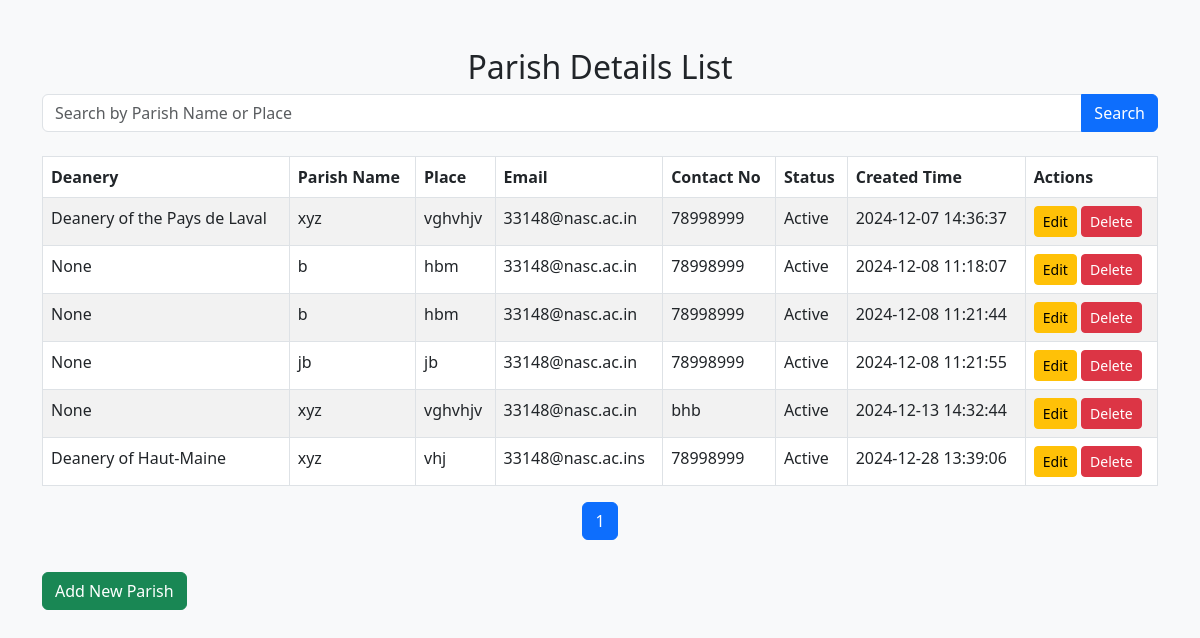
Screenshot of /baptism/parishes/ with the database file from the repository.
### baptism/models.py (models this page shows, shortened)
class ParishDetails(models.Model):
    parish_id = models.AutoField(primary_key=True)
    deanery = models.ForeignKey(Deanery, on_delete=models.CASCADE,null=True,
    blank=True)  # Foreign key to Deanery
    name_of_parish = models.CharField(max_length=255)
    place_of_parish = models.CharField(max_length=255)
    address = models.TextField()
    email = models.EmailField()
    contact_no = models.CharField(max_length=15)
    STATUS_CHOICES = [
        ('Active', 'Active'),
        ('Inactive', 'Inactive'),
    ]
    status = models.CharField(max_length=10, choices=STATUS_CHOICES, default='Active')
    created_time = models.DateTimeField(default=now)

class Deanery(models.Model):
    STATUS_CHOICES = [
        ('Active', 'Active'),
        ('Inactive', 'Inactive'),
    ]
    deanery_id = models.AutoField(primary_key=True)
    deanery_name = models.CharField(max_length=255, null=False)
    dean_name = models.CharField(max_length=255, null=False)
    address = models.CharField(max_length=255, null=False)
    status = models.CharField(max_length=10, choices=STATUS_CHOICES)
    created_time = models.DateTimeField(auto_now_add=True)
    def __str__(self):
        return self.deanery_name

### baptism/views.py (the view)
# urls.py: path('parishes/', parish_details_list, name='parish_details_list'),
def parish_details_list(request):
    query = request.GET.get('q', '')
    parishes = ParishDetails.objects.all()
    if query:
        parishes = parishes.filter(name_of_parish__icontains=query) | parishes.filter(place_of_parish__icontains=query)
    paginator = Paginator(parishes, 10)  # Show 10 parishes per page
    page_number = request.GET.get('page')
    page_obj = paginator.get_page(page_number)
    return render(request, 'parish_details_list.html', {'page_obj': page_obj, 'query': query})

### baptism/templates/parish_details_list.html (shortened to what this page needs)
<!DOCTYPE html>
<html lang="en">
<head>
    <link rel="stylesheet" href="https://cdn.jsdelivr.net/npm/bootstrap@5.3.0/dist/css/bootstrap.min.css">
</head>
<body class="bg-light">
    <div class="container mt-5">
        <h2 class="text-center">Parish Details List</h2>
        <form method="GET" class="mb-4">
            <div class="input-group">
                <input
                    type="text"
                    name="q"
                    class="form-control"
                    placeholder="Search by Parish Name or Place"
                    value="{{ request.GET.q }}">
                <button class="btn btn-primary" type="submit">Search</button>
            </div>
        </form>
        <table class="table table-striped table-bordered">
            <thead class="thead-dark">
                <tr>
                    <th>Deanery</th>
                    <th>Parish Name</th>
                    <th>Place</th>
                    <th>Email</th>
                    <th>Contact No</th>
                    <th>Status</th>
                    <th>Created Time</th>
                    <th>Actions</th>
                </tr>
            </thead>
            <tbody>
                {% for parish in page_obj.object_list %}
                <tr>
                    <td>{{ parish.deanery }}</td>
                    <td>{{ parish.name_of_parish }}</td>
                    <td>{{ parish.place_of_parish }}</td>
                    <td>{{ parish.email }}</td>
                    <td>{{ parish.contact_no }}</td>
                    <td>{{ parish.status }}</td>
                    <td>{{ parish.created_time|date:"Y-m-d H:i:s" }}</td>
                    <td>
                        <a href="{% url 'parish_details_edit' parish.parish_id %}" class="btn btn-sm btn-warning">Edit</a>
                        <a href="{% url 'parish_details_delete' parish.parish_id %}" class="btn btn-sm btn-danger">Delete</a>
                    </td>
                </tr>
                {% empty %}
                <tr>
                    <td colspan="8" class="text-center">No parishes found</td>
                </tr>
                {% endfor %}
            </tbody>
        </table>
        <nav aria-label="Page navigation example">
            <ul class="pagination justify-content-center">
                {% for num in page_obj.paginator.page_range %}
                <li class="page-item {% if page_obj.number == num %}active{% endif %}">
                    <a class="page-link" href="?page={{ num }}{% if request.GET.q %}&q={{ request.GET.q }}{% endif %}">{{ num }}</a>
                </li>
                {% endfor %}
            </ul>
        </nav>
        <a href="{% url 'parish_details_add' %}" class="btn btn-success mt-3">Add New Parish</a>
    </div>
</body>
</html>

### rows the page displays
ParishDetails: deanery "Deanery of the Pays de Laval", name_of_parish "xyz", place_of_parish "vghvhjv", email "33148@nasc.ac.in", contact_no "78998999", status "Active", created_time "2024-12-07 14:36:37"
ParishDetails: deanery "None", name_of_parish "b", place_of_parish "hbm", email "33148@nasc.ac.in", contact_no "78998999", status "Active", created_time "2024-12-08 11:18:07"
ParishDetails: deanery "None", name_of_parish "b", place_of_parish "hbm", email "33148@nasc.ac.in", contact_no "78998999", status "Active", created_time "2024-12-08 11:21:44"
ParishDetails: deanery "None", name_of_parish "jb", place_of_parish "jb", email "33148@nasc.ac.in", contact_no "78998999", status "Active", created_time "2024-12-08 11:21:55"
ParishDetails: deanery "None", name_of_parish "xyz", place_of_parish "vghvhjv", email "33148@nasc.ac.in", contact_no "bhb", status "Active", created_time "2024-12-13 14:32:44"
ParishDetails: deanery "Deanery of Haut-Maine", name_of_parish "xyz", place_of_parish "vhj", email "33148@nasc.ac.ins", contact_no "78998999", status "Active", created_time "2024-12-28 13:39:06"

### other values shown
{{ num }} "1"
